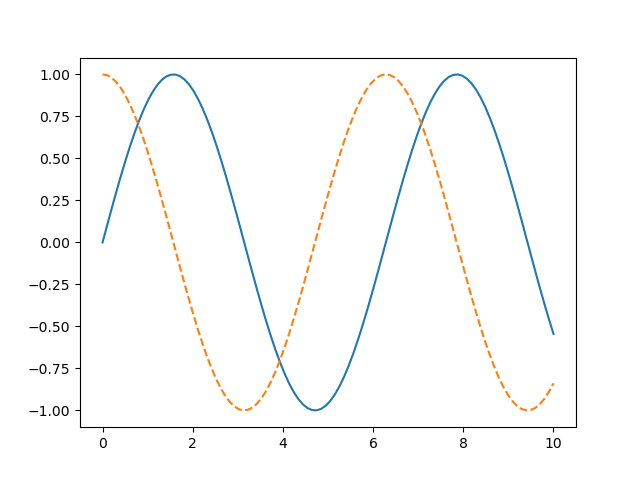

The Python source for this figure:
import matplotlib.pyplot as plt
import numpy as np

x = np.linspace(0, 10, 100)

fig = plt.figure()

plt.plot(x, np.sin(x), '-')
plt.plot(x, np.cos(x), '--')

fig.savefig('example_basic.png')
plt.show()
